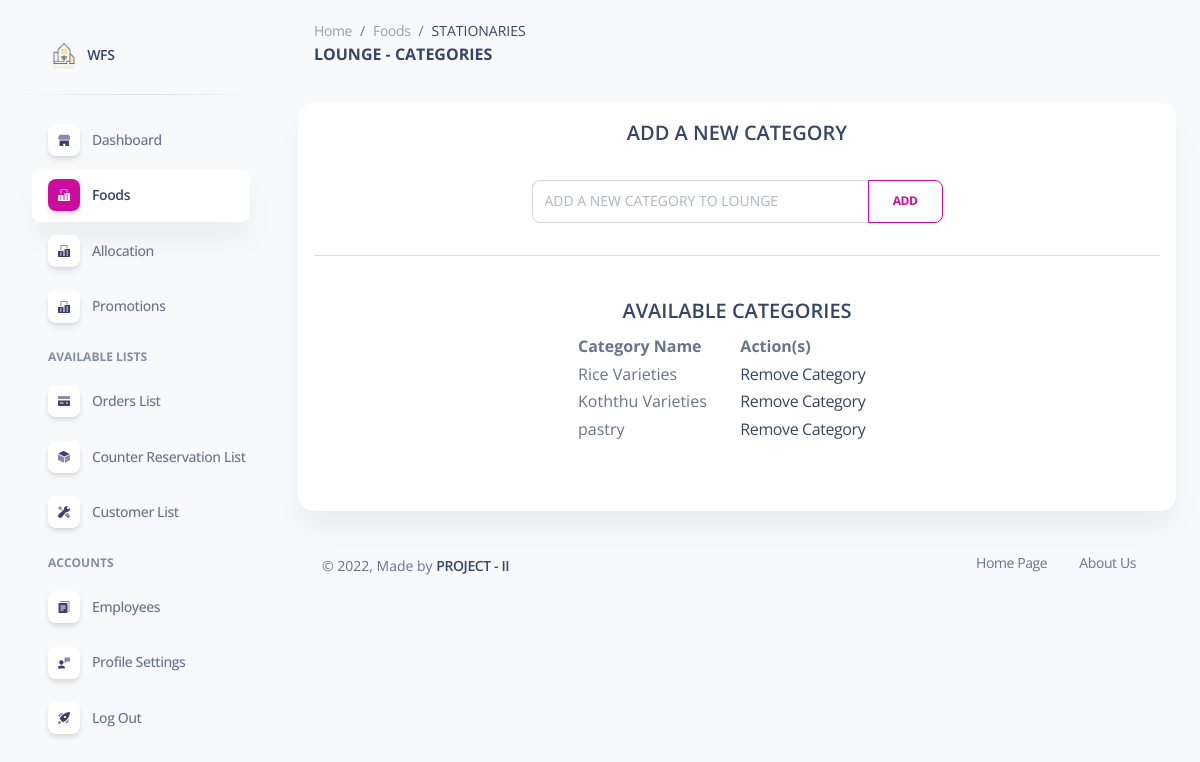
The page /admin/categories-lounge.php?x=1 (signed in) on the database its author committed.
### tables this page shows
CREATE TABLE `food_categories_lounge` (
  `category_id` int(15) NOT NULL,
  `category_name` varchar(45) NOT NULL
);

### admin/categories-lounge.php (the view, shortened to what this page needs)
<?php
$conn = mysqli_connect(DB_HOST, DB_USER, DB_PASSWORD,DB_DATABASE);
$result=mysqli_query($conn,"SELECT * FROM food_categories_lounge")
or die("There are no records to display ... \n" . mysqli_error());
?>
<!DOCTYPE html>
<html lang="en">
<head>
    <link href="./assets/css/nucleo-icons.css" rel="stylesheet" />
    <link href="./assets/css/nucleo-svg.css" rel="stylesheet" />
    <link href="./assets/css/nucleo-svg.css" rel="stylesheet" />
    <link id="pagestyle" href="./assets/css/soft-ui-dashboard.css?v=1.0.3" rel="stylesheet" />
</head>
<body class="g-sidenav-show  bg-gray-100">
<aside class="sidenav navbar navbar-vertical navbar-expand-xs border-0 border-radius-xl my-3 fixed-start ms-3 " id="sidenav-main">
    <div class="sidenav-header">
        <a class="navbar-brand m-0" href="https://demos.creative-tim.com/soft-ui-dashboard/pages/dashboard.html" target="_blank">
            <img src="./assets/img/logo-ct.png" class="navbar-brand-img h-100" alt="main_logo">
            <span class="ms-1 font-weight-bold">WFS</span>
        </a>
    </div>
    <hr class="horizontal dark mt-0">
    <div class="collapse navbar-collapse w-auto max-height-vh-100 h-100" id="sidenav-collapse-main" style="overflow: initial;">
        <ul class="navbar-nav">
            <li class="nav-item">
                <a class="nav-link" href="./index.php">
                    <div class="icon icon-shape icon-sm shadow border-radius-md bg-white text-center me-2 d-flex align-items-center justify-content-center">
                    </div>
                    <span class="nav-link-text ms-1">Dashboard</span>
                </a>
            </li>
            <li class="nav-item">
                <a class="nav-link active" href="./foods-menu.php">
                    <div class="icon icon-shape icon-sm shadow border-radius-md bg-white text-center me-2 d-flex align-items-center justify-content-center">
                    </div>
                    <span class="nav-link-text ms-1">Foods</span>
                </a>
            </li>
            <li class="nav-item">
                <a class="nav-link  " href="./allocation.php">
                    <div class="icon icon-shape icon-sm shadow border-radius-md bg-white text-center me-2 d-flex align-items-center justify-content-center">
                    </div>
                    <span class="nav-link-text ms-1">Allocation</span>
                </a>
            </li>
            <li class="nav-item">
                <a class="nav-link  " href="./specials.php">
                    <div class="icon icon-shape icon-sm shadow border-radius-md bg-white text-center me-2 d-flex align-items-center justify-content-center">
                    </div>
                    <span class="nav-link-text ms-1">Promotions</span>
                </a>
            </li>
            <li class="nav-item mt-3">
                <h6 class="ps-4 ms-2 text-uppercase text-xs font-weight-bolder opacity-6">Available Lists</h6>
            </li>
            <li class="nav-item">
                <a class="nav-link  " href="./orders.php">
                    <div class="icon icon-shape icon-sm shadow border-radius-md bg-white text-center me-2 d-flex align-items-center justify-content-center">
                    </div>
                    <span class="nav-link-text ms-1">Orders List</span>
                </a>
            </li>
            <li class="nav-item">
                <a class="nav-link  " href="./reservations.php">
                    <div class="icon icon-shape icon-sm shadow border-radius-md bg-white text-center me-2 d-flex align-items-center justify-content-center">
                    </div>
                    <span class="nav-link-text ms-1">Counter Reservation List</span>
                </a>
            </li>
            <li class="nav-item">
                <a class="nav-link  " href="./accounts.php">
                    <div class="icon icon-shape icon-sm shadow border-radius-md bg-white text-center me-2 d-flex align-items-center justify-content-center">
                    </div>
                    <span class="nav-link-text ms-1">Customer List</span>
                </a>
            </li>
            <li class="nav-item mt-3">
                <h6 class="ps-4 ms-2 text-uppercase text-xs font-weight-bolder opacity-6">Accounts</h6>
            </li>
            <li class="nav-item">
                <a class="nav-link  " href="./employees.php">
                    <div class="icon icon-shape icon-sm shadow border-radius-md bg-white text-center me-2 d-flex align-items-center justify-content-center">
                    </div>
                    <span class="nav-link-text ms-1">Employees</span>
                </a>
            </li>
            <li class="nav-item">
                <a class="nav-link  " href="./profile.php">
                    <div class="icon icon-shape icon-sm shadow border-radius-md bg-white text-center me-2 d-flex align-items-center justify-content-center">
                    </div>
                    <span class="nav-link-text ms-1">Profile Settings</span>
                </a>
            </li>
            <li class="nav-item">
                <a class="nav-link  " href="./user/logout-user.php">
                    <div class="icon icon-shape icon-sm shadow border-radius-md bg-white text-center me-2 d-flex align-items-center justify-content-center">
                    </div>
                    <span class="nav-link-text ms-1">Log Out</span>
                </a>
            </li>
        </ul>
    </div>
</aside>
<main class="main-content position-relative max-height-vh-100 h-100 mt-1 border-radius-lg ">
    <nav class="navbar navbar-main navbar-expand-lg px-0 mx-4 shadow-none border-radius-xl" id="navbarBlur" navbar-scroll="true">
        <div class="container-fluid py-1 px-3">
            <nav aria-label="breadcrumb">
                <ol class="breadcrumb bg-transparent mb-0 pb-0 pt-1 px-0 me-sm-6 me-5">
                    <li class="breadcrumb-item text-sm"><a class="opacity-5 text-dark" href="./index.php">Home</a></li>
                    <li class="breadcrumb-item text-sm"><a class="opacity-5 text-dark" href="./foods-menu.php">Foods</a></li>
                    <li class="breadcrumb-item text-sm text-dark active" aria-current="page">STATIONARIES</li>
                </ol>
                <h6 class="font-weight-bolder mb-0">LOUNGE - CATEGORIES</h6>
            </nav>
        </div>
    </nav>
    <div class="container-fluid">
        <div class="row mt-4">
            <div class="col-lg-12 mb-lg-0 mb-4">
                <div class="card">
                    <div class="card-body p-3">
                        <div class="row">
                            <div class="col-lg-3 mb-lg-0 mb-4"></div>
                            <div class="col-lg-6 mb-lg-0 mb-4">
                                <h5 style="text-align:center">ADD A NEW CATEGORY</h5>
                                <br/>
                                <form class="needs-validation" name="categoryForm" id="categoryForm" action="categories-exec-lounge.php" method="post" onsubmit="return categoriesValidate(this)" novalidate>
                                    <div class="input-group mb-3">
                                        <input type="text" name="name" class="form-control" id="validationTooltip01" placeholder="ADD A NEW CATEGORY TO LOUNGE" aria-label="ADD A NEW CATEGORY" aria-describedby="button-addon2" required>
                                        <button class="btn btn-outline-primary mb-0" type="submit" name="Submit" id="button-addon2">Add</button>
                                    </div></form>
                            </div>
                            <div class="col-lg-3 mb-lg-0 mb-4"></div>
                        </div>
                        <hr/>
                        <br/>
                        <div class="row">
                            <div class="col-lg-12 mb-lg-0 mb-4">
                                <h5 style="text-align:center">AVAILABLE CATEGORIES</h5>
                                <table width="320" align="center">
                                    <tr>
                                        <th>Category Name</th>
                                        <th>Action(s)</th>
                                    </tr>
                                    <?php
                                    while ($row=mysqli_fetch_array($result)){
                                        echo "<tr>";
                                        echo "<td>" . $row['category_name']."</td>";
                                        echo '<td><a class="del-btn" href="delete-category-lounge.php?id=' . $row['category_id'] . '">Remove Category</a></td>';
                                        echo "</tr>";
                                    }
                                    ?>
                                </table>
                                <br/><br/>
                            </div>
                        </div>
                    </div>
                </div>
            </div>
        </div>
        <br/>
        <?php require_once('components/footer.inc.php'); ?>
    </div>
</main>
</body>
</html>

### admin/assets/css/nucleo-svg.css (style rules this page uses)
.icon { display: inline-block; color: #111111; height: 1em; width: 1em; }
.icon-sm { height: 0.8em; width: 0.8em; }
.icon { fill: currentColor; stroke: none; }

### admin/categories-lounge.php (style rules this page uses)
html { scroll-behavior: smooth; }

### rows shown on the page
food_categories_lounge: category_name "Rice Varieties"
food_categories_lounge: category_name "Koththu Varieties"
food_categories_lounge: category_name "pastry"
